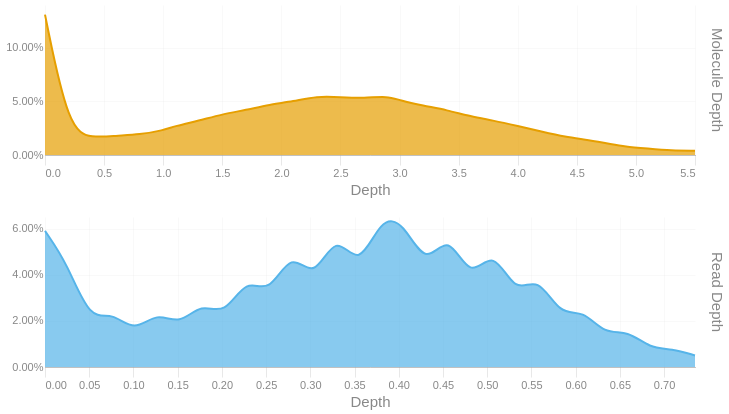

Notebook source saved alongside this figure:
### Code cell
readdep = depth_hist(tb['Read Depth'], q99, 3)
readdep = readdep.with_columns(pl.lit('Read Depth').alias('Metric'))
if not SKIPLR:
    moldep = depth_hist(tb['Molecule Depth'], mol_q99, 1)
    moldep = moldep.with_columns(pl.lit('Molecule Depth').alias('Metric'))
    _hist = pl.concat([readdep, moldep])
    _hist = _hist.filter(pl.col('Proportion') != 0)
    with SafeRender(_hist):
        (
            alt.Chart(_hist)        
            .mark_area(interpolate = "basis")
            .encode(
                x=alt.X('Bin:Q').scale(domainMin=0).axis(alt.Axis(title='Depth')),
                y = alt.Y('Proportion:Q', title = None).axis(format = '.2%'),
                color = alt.Color('Metric:N').legend(None),
                row = alt.Row("Metric:N").header(title = None, labelOrient = 'right'),
                tooltip = [
                    alt.Tooltip("Metric:N", title = "Metric"),
                    alt.Tooltip('Interval:N', title = "Depth Interval"),
                    alt.Tooltip('Proportion:Q', title = "% Alignments").format('.2%')
                ]
            )
            .resolve_scale(x='independent', y='independent')
            .properties(
                height = 150, width = 650,
                usermeta={'embedOptions': {'downloadFileName': f'{samplename}.depth.hist'}}
            )
        ).display()
else:
    readdep = readdep.filter(pl.col('Proportion') != 0)
    with SafeRender(readdep):
        (
            alt.Chart(readdep)        
            .mark_area(interpolate = "basis")
            .encode(
                x=alt.X('Bin:Q').scale(domainMin=0).axis(alt.Axis(title='Depth')),
                y = alt.Y('Proportion:Q', title = None).axis(format = '.2%'),
                tooltip = [
                    alt.Tooltip('Interval:N', title = "Depth Interval"),
                    alt.Tooltip('Proportion:Q', title = "% Alignments").format('.2%')
                ]
            )
            .properties(
                usermeta={'embedOptions': {'downloadFileName': f'{samplename}.depth.hist'}}
            )
        ).display()

### Figure 1 — Vega-Lite specification as saved in the notebook (floating-point values rounded to 4 significant figures)
{"width": 650, "height": 150, "config": {"title": {"anchor": "start", "dy": -15, "fontSize": 18, "color": "#888888", "subtitleColor": "#888888", "subtitleFontSize": 14}, "arc": {"fill": "#0072B2"}, "axis": {"domainColor": "#888888", "domainWidth": 0.5, "gridWidth": 0.2, "grid": false, "titleFontWeight": 400, "titleFontSize": 15, "labelFontSize": 11, "labelColor": "#888888", "tickColor": "#888888", "tickWidth": 0.2, "titleColor": "#888888"}, "axisBand": {"grid": false}, "axisX": {"grid": true, "tickSize": 10, "domainCap": "round"}, "axisY": {"domain": false, "grid": true, "tickSize": 0, "domainCap": "round"}, "background": "transparent", "header": {"labelFontSize": 15, "labelColor": "#888888", "titleFontSize": 15, "titleFontWeight": 600, "titleColor": "#888888"}, "legend": {"labelFont": "sans-serif", "labelFontSize": 12, "labelColor": "#888888", "symbolSize": 100, "symbolType": "circle", "titleFontSize": 12, "titlePadding": 10, "titleColor": "#888888", "title": null}, "range": {"category": ["#E69F00", "#56B4E9", "#009E73", "#F0E442", "#0072B2", "#D55E00", "#CC79A7", "#000000"], "diverging": ["#cfe8f3", "#a2d4ec", "#73bfe2", "#46abdb", "#1696d2", "#12719e"]}, "area": {"fill": "#0072B2", "fillOpacity": 0.7, "line": true, "strokeOpacity": 0.7}, "line": {"color": "#0072B2", "stroke": "#0072B2", "strokeWidth": 2}, "trail": {"color": "#0072B2", "stroke": "#0072B2", "strokeWidth": 0, "size": 1}, "point": {"filled": true, "fillOpacity": 1.0, "size": 95}, "text": {"color": "#888888", "fontSize": 11, "align": "right", "fontWeight": 400, "size": 11}, "bar": {"fill": "#0072B2", "stroke": null}, "view": {"stroke": null, "continuousWidth": 660, "continuousHeight": 400}}, "data": {"name": "data-81a22663fcc4c9163b159438922f10c0"}, "mark": {"type": "area", "interpolate": "basis"}, "encoding": {"color": {"field": "Metric", "legend": null, "type": "nominal"}, "row": {"field": "Metric", "header": {"title": null, "labelOrient": "right"}, "type": "nominal"}, "tooltip": [{"field": "Metric", "title": "Metric", "type": "nominal"}, {"field": "Interval", "title": "Depth Interval", "type": "nominal"}, {"field": "Proportion", "format": ".2%", "title": "% Alignments", "type": "quantitative"}], "x": {"axis": {"title": "Depth"}, "field": "Bin", "scale": {"domainMin": 0}, "type": "quantitative"}, "y": {"axis": {"format": ".2%"}, "field": "Proportion", "title": null, "type": "quantitative"}}, "resolve": {"scale": {"x": "independent", "y": "independent"}}, "usermeta": {"embedOptions": {"downloadFileName": "TF26LRJL0024_5B_10484332_23Y22YLT4_L7.depth.hist"}}, "$schema": "https://vega.github.io/schema/vega-lite/v6.4.1.json", "datasets": {"data-81a22663fcc4c9163b159438922f10c0": [{"Bin": 0.0, "Interval": "0.0-0.025", "Proportion": 0.059, "Metric": "Read Depth"}, {"Bin": 0.025, "Interval": "0.025-0.051", "Proportion": 0.045, "Metric": "Read Depth"}, {"Bin": 0.051, "Interval": "0.051-0.076", "Proportion": 0.02, "Metric": "Read Depth"}, {"Bin": 0.076, "Interval": "0.076-0.101", "Proportion": 0.024, "Metric": "Read Depth"}, {"Bin": 0.101, "Interval": "0.101-0.127", "Proportion": 0.015, "Metric": "Read Depth"}, {"Bin": 0.127, "Interval": "0.127-0.152", "Proportion": 0.024, "Metric": "Read Depth"}, {"Bin": 0.152, "Interval": "0.152-0.177", "Proportion": 0.018, "Metric": "Read Depth"}, {"Bin": 0.177, "Interval": "0.177-0.203", "Proportion": 0.028, "Metric": "Read Depth"}, {"Bin": 0.203, "Interval": "0.203-0.228", "Proportion": 0.022, "Metric": "Read Depth"}, {"Bin": 0.228, "Interval": "0.228-0.253", "Proportion": 0.039, "Metric": "Read Depth"}, {"Bin": 0.253, "Interval": "0.253-0.279", "Proportion": 0.031, "Metric": "Read Depth"}, {"Bin": 0.279, "Interval": "0.279-0.304", "Proportion": 0.051, "Metric": "Read Depth"}, {"Bin": 0.304, "Interval": "0.304-0.329", "Proportion": 0.037, "Metric": "Read Depth"}, {"Bin": 0.329, "Interval": "0.329-0.355", "Proportion": 0.059, "Metric": "Read Depth"}, {"Bin": 0.355, "Interval": "0.355-0.38", "Proportion": 0.042, "Metric": "Read Depth"}, {"Bin": 0.38, "Interval": "0.38-0.405", "Proportion": 0.065, "Metric": "Read Depth"}, {"Bin": 0.405, "Interval": "0.405-0.431", "Proportion": 0.063, "Metric": "Read Depth"}, {"Bin": 0.431, "Interval": "0.431-0.456", "Proportion": 0.043, "Metric": "Read Depth"}, {"Bin": 0.456, "Interval": "0.456-0.481", "Proportion": 0.059, "Metric": "Read Depth"}, {"Bin": 0.481, "Interval": "0.481-0.507", "Proportion": 0.037, "Metric": "Read Depth"}, {"Bin": 0.507, "Interval": "0.507-0.532", "Proportion": 0.052, "Metric": "Read Depth"}, {"Bin": 0.532, "Interval": "0.532-0.557", "Proportion": 0.031, "Metric": "Read Depth"}, {"Bin": 0.557, "Interval": "0.557-0.583", "Proportion": 0.04, "Metric": "Read Depth"}, {"Bin": 0.583, "Interval": "0.583-0.608", "Proportion": 0.022, "Metric": "Read Depth"}, {"Bin": 0.608, "Interval": "0.608-0.633", "Proportion": 0.025, "Metric": "Read Depth"}, {"Bin": 0.633, "Interval": "0.633-0.659", "Proportion": 0.014, "Metric": "Read Depth"}, {"Bin": 0.659, "Interval": "0.659-0.684", "Proportion": 0.016, "Metric": "Read Depth"}, {"Bin": 0.684, "Interval": "0.684-0.709", "Proportion": 0.008, "Metric": "Read Depth"}, {"Bin": 0.709, "Interval": "0.709-0.735", "Proportion": 0.008, "Metric": "Read Depth"}, {"Bin": 0.735, "Interval": "0.735-0.76", "Proportion": 0.005, "Metric": "Read Depth"}, {"Bin": 0.0, "Interval": "0.0-0.2", "Proportion": 0.131, "Metric": "Molecule Depth"}, {"Bin": 0.2, "Interval": "0.2-0.4", "Proportion": 0.023, "Metric": "Molecule Depth"}, {"Bin": 0.4, "Interval": "0.4-0.6", "Proportion": 0.016, "Metric": "Molecule Depth"}, {"Bin": 0.6, "Interval": "0.6-0.8", "Proportion": 0.018, "Metric": "Molecule Depth"}, {"Bin": 0.8, "Interval": "0.8-1.0", "Proportion": 0.019, "Metric": "Molecule Depth"}, {"Bin": 1.0, "Interval": "1.0-1.1", "Proportion": 0.023, "Metric": "Molecule Depth"}, {"Bin": 1.1, "Interval": "1.1-1.3", "Proportion": 0.027, "Metric": "Molecule Depth"}, {"Bin": 1.3, "Interval": "1.3-1.5", "Proportion": 0.032, "Metric": "Molecule Depth"}, {"Bin": 1.5, "Interval": "1.5-1.7", "Proportion": 0.038, "Metric": "Molecule Depth"}, {"Bin": 1.7, "Interval": "1.7-1.9", "Proportion": 0.042, "Metric": "Molecule Depth"}, {"Bin": 1.9, "Interval": "1.9-2.1", "Proportion": 0.047, "Metric": "Molecule Depth"}, {"Bin": 2.1, "Interval": "2.1-2.3", "Proportion": 0.05, "Metric": "Molecule Depth"}, {"Bin": 2.3, "Interval": "2.3-2.5", "Proportion": 0.055, "Metric": "Molecule Depth"}, {"Bin": 2.5, "Interval": "2.5-2.7", "Proportion": 0.054, "Metric": "Molecule Depth"}, {"Bin": 2.7, "Interval": "2.7-2.9", "Proportion": 0.053, "Metric": "Molecule Depth"}, {"Bin": 2.9, "Interval": "2.9-3.0", "Proportion": 0.055, "Metric": "Molecule Depth"}, {"Bin": 3.0, "Interval": "3.0-3.2", "Proportion": 0.051, "Metric": "Molecule Depth"}, {"Bin": 3.2, "Interval": "3.2-3.4", "Proportion": 0.046, "Metric": "Molecule Depth"}, {"Bin": 3.4, "Interval": "3.4-3.6", "Proportion": 0.042, "Metric": "Molecule Depth"}, {"Bin": 3.6, "Interval": "3.6-3.8", "Proportion": 0.036, "Metric": "Molecule Depth"}, {"Bin": 3.8, "Interval": "3.8-4.0", "Proportion": 0.032, "Metric": "Molecule Depth"}, {"Bin": 4.0, "Interval": "4.0-4.2", "Proportion": 0.027, "Metric": "Molecule Depth"}, {"Bin": 4.2, "Interval": "4.2-4.4", "Proportion": 0.022, "Metric": "Molecule Depth"}, {"Bin": 4.4, "Interval": "4.4-4.6", "Proportion": 0.017, "Metric": "Molecule Depth"}, {"Bin": 4.6, "Interval": "4.6-4.8", "Proportion": 0.014, "Metric": "Molecule Depth"}, {"Bin": 4.8, "Interval": "4.8-4.9", "Proportion": 0.01, "Metric": "Molecule Depth"}, {"Bin": 4.9, "Interval": "4.9-5.1", "Proportion": 0.008, "Metric": "Molecule Depth"}, {"Bin": 5.1, "Interval": "5.1-5.3", "Proportion": 0.006, "Metric": "Molecule Depth"}, {"Bin": 5.3, "Interval": "5.3-5.5", "Proportion": 0.004, "Metric": "Molecule Depth"}, {"Bin": 5.5, "Interval": "5.5-5.71", "Proportion": 0.004, "Metric": "Molecule Depth"}]}}
